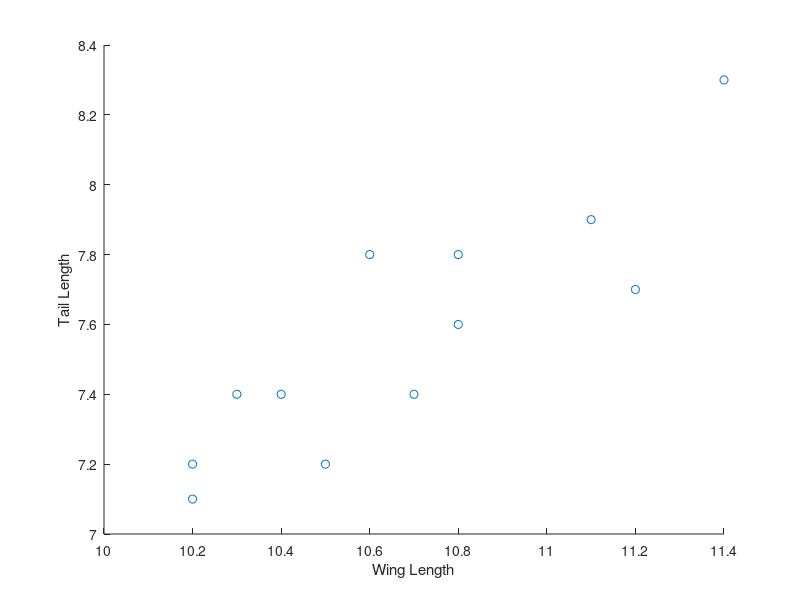

The MATLAB script that drew this image: (Note: this script raises an error after producing the figure.)
%data
wing_length = [10.4, 10.8, 11.1, 10.2, 10.3, ... 
                10.2, 10.7, 10.5, 10.8, 11.2, 10.6, 11.4];
            
tail_length = [7.4, 7.6, 7.9, 7.2, 7.4, 7.1, 7.4, 7.2, ...
               7.8, 7.7, 7.8, 8.3];
           
%plot
figure
scatter(wing_length, tail_length)
xlabel("Wing Length");
ylabel("Tail Length");

%Calculating the pearson coefficient manually
x_mu = mean(wing_length);
y_mu = mean(tail_length);

num = sum( (wing_length - x_mu) .* (tail_length - y_mu) );
denom = sqrt(sum((wing_length - x_mu).^2)) .* sqrt(sum((tail_length - y_mu).^2));
r_xy = num/denom;
fprintf('%s %.04f', "Manually calculated r: ", r_xy);

%Now calculate it using a matlab function
r_xy_function = corrcoef(wing_length', tail_length');
fprintf('\n %s %.04f', "Matlab calculated r: ", r_xy_function(2,1));

%standard error calculation
s_r = sqrt( (1-r_xy)/(length(wing_length)-2) );
fprintf('\n %s %0.4f', "Standard error of pearson's correlation = ", s_r);

%Confidence intervals 
z = 0.5 * ln((1+r_xy)/(1-r_xy)); %Fishers z transformation of r
s_z = sqrt(1/(length(wing_length)-3)); %Compute sd
z_criterion = norminv(.95); %turn 0.05 criterion into z score
upper_bound = z + (z_criterion * s_z);
lower_bound = z - (z_criterion * s_z);
%convert back to r scores.






